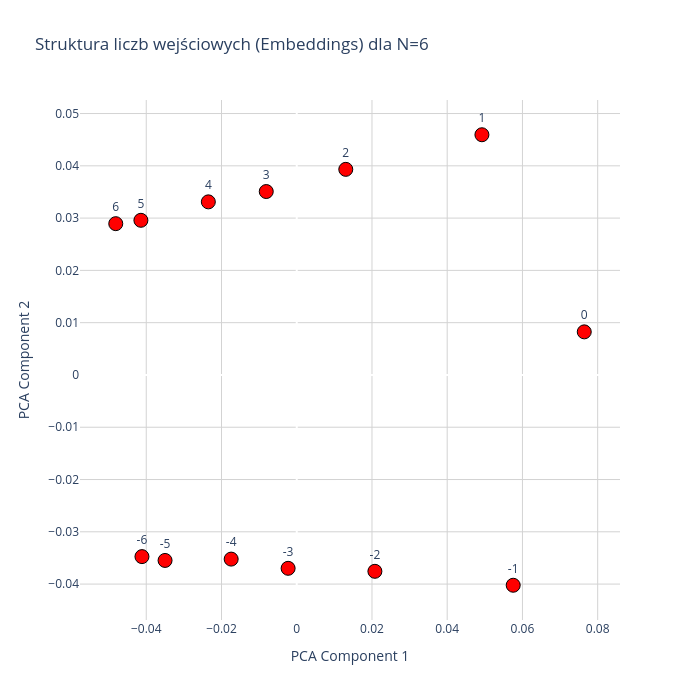

Notebook code for this chart:
### Code cell
path = r"experiments/run_L2_D32_20260522_151145"

model = GetModelFromConfig(path)

model_path = r"experiments/run_L2_D32_20260522_151145/checkpoints/model_epoch_5000.pt"

model.load_state_dict(torch.load(model_path))

plot_input_only_plotly(model, 6)

### Figure 1 — Plotly figure (JSON) as saved in the notebook; plotly's stock layout.template omitted (floating-point values rounded to 4 significant figures)
{"data": [{"hoverinfo": "text", "hovertext": ["Wartość wejściowa: -6<br>Index w embed: 66", "Wartość wejściowa: -5<br>Index w embed: 67", "Wartość wejściowa: -4<br>Index w embed: 68", "Wartość wejściowa: -3<br>Index w embed: 69", "Wartość wejściowa: -2<br>Index w embed: 70", "Wartość wejściowa: -1<br>Index w embed: 71", "Wartość wejściowa: 0<br>Index w embed: 72", "Wartość wejściowa: 1<br>Index w embed: 73", "Wartość wejściowa: 2<br>Index w embed: 74", "Wartość wejściowa: 3<br>Index w embed: 75", "Wartość wejściowa: 4<br>Index w embed: 76", "Wartość wejściowa: 5<br>Index w embed: 77", "Wartość wejściowa: 6<br>Index w embed: 78"], "marker": {"color": "red", "line": {"color": "black", "width": 1}, "size": 14}, "mode": "markers+text", "text": ["-6", "-5", "-4", "-3", "-2", "-1", "0", "1", "2", "3", "4", "5", "6"], "textposition": "top center", "type": "scatter", "x": [-0.04114, -0.03501, -0.01743, -0.002294, 0.02078, 0.05754, 0.07643, 0.04923, 0.01304, -0.008103, -0.0235, -0.04142, -0.04811], "y": [-0.03475, -0.03548, -0.03522, -0.03698, -0.03756, -0.04022, 0.008242, 0.04594, 0.03932, 0.03508, 0.03311, 0.02958, 0.02894]}], "layout": {"height": 700, "plot_bgcolor": "white", "title": {"text": "Struktura liczb wejściowych (Embeddings) dla N=6"}, "width": 700, "xaxis": {"gridcolor": "lightgray", "showgrid": true, "title": {"text": "PCA Component 1"}}, "yaxis": {"gridcolor": "lightgray", "showgrid": true, "title": {"text": "PCA Component 2"}}}}
